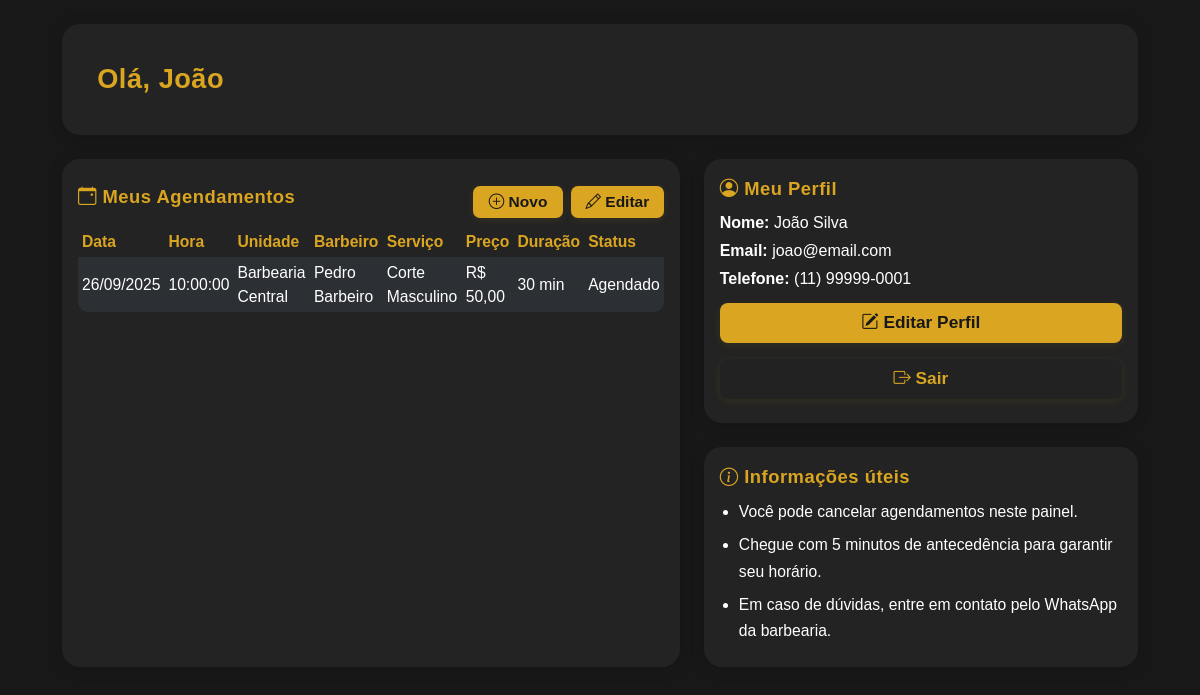
/usuario/index_usuario.php (signed in), run on the app's committed database.
### tables this page shows
CREATE TABLE IF NOT EXISTS `Cliente` (
  `idCliente` INT NOT NULL AUTO_INCREMENT,
  `nomeCliente` VARCHAR(100) NOT NULL,
  `emailCliente` VARCHAR(100) NOT NULL UNIQUE,
  `telefoneCliente` VARCHAR(20) NOT NULL,
  `senhaCliente` VARCHAR(255) NOT NULL,
  PRIMARY KEY (`idCliente`));

CREATE TABLE IF NOT EXISTS `Agendamento` (
  `idAgendamento` INT NOT NULL AUTO_INCREMENT,
  `data` DATE NOT NULL,
  `hora` TIME NOT NULL,
  `statusAgendamento` ENUM('Agendado', 'Cancelado', 'Finalizado') NOT NULL,
  `Cliente_idCliente` INT NOT NULL,
  `Barbeiro_idBarbeiro` INT NOT NULL,
  `Unidade_idUnidade` INT NOT NULL,
  PRIMARY KEY (`idAgendamento`),
  CONSTRAINT `fk_Agendamento_Cliente1`
    FOREIGN KEY (`Cliente_idCliente`)
    REFERENCES `Cliente` (`idCliente`)
    ON DELETE CASCADE
    ON UPDATE CASCADE,
    CONSTRAINT `fk_Agendamento_Barbeiro`
    FOREIGN KEY (`Barbeiro_idBarbeiro`)
    REFERENCES `Barbeiro` (`idBarbeiro`)
    ON DELETE CASCADE
    ON UPDATE CASCADE,
    CONSTRAINT `uk_Barbeiro_Horario`
    UNIQUE (`Barbeiro_idBarbeiro`, `data`, `hora`));

CREATE TABLE IF NOT EXISTS `Unidade` (
  `idUnidade` INT NOT NULL AUTO_INCREMENT,
  `endereco` VARCHAR(100) NOT NULL,
  `cidade` VARCHAR(45) NOT NULL,
  `estado` VARCHAR(45) NOT NULL,
  `cep` VARCHAR(10) NOT NULL,
  `nomeUnidade` VARCHAR(45) NOT NULL,
  PRIMARY KEY (`idUnidade`));

CREATE TABLE IF NOT EXISTS `Barbeiro` (
  `idBarbeiro` INT NOT NULL AUTO_INCREMENT,
  `nomeBarbeiro` VARCHAR(100) NOT NULL,
  `emailBarbeiro` VARCHAR(100) NOT NULL UNIQUE,
  `telefoneBarbeiro` VARCHAR(20) NOT NULL,
  `senhaBarbeiro` VARCHAR(255) NOT NULL,
  `statusBarbeiro` ENUM('Ativo', 'Inativo') NOT NULL,
  `dataRetorno` DATE DEFAULT NULL,
  `Unidade_idUnidade` INT NOT NULL,
  PRIMARY KEY (`idBarbeiro`),
  CONSTRAINT `fk_Barbeiro_Unidade`
    FOREIGN KEY (`Unidade_idUnidade`)
    REFERENCES `Unidade` (`idUnidade`)
    ON DELETE CASCADE
    ON UPDATE CASCADE);

CREATE TABLE IF NOT EXISTS `Servico` (
  `idServico` INT NOT NULL AUTO_INCREMENT,
  `nomeServico` VARCHAR(100) NOT NULL,
  `descricaoServico` VARCHAR(255) NOT NULL,
  `duracaoPadrao` INT NOT NULL,
  `precoServico` DECIMAL(10,2) NOT NULL,
  PRIMARY KEY (`idServico`));

CREATE TABLE IF NOT EXISTS `Agendamento_has_Servico` (
  `Agendamento_idAgendamento` INT NOT NULL,
  `Servico_idServico` INT NOT NULL,
  `precoFinal` DECIMAL(10,2) NOT NULL,
  `tempoEstimado` INT NOT NULL,
  PRIMARY KEY (`Agendamento_idAgendamento`, `Servico_idServico`),
  CONSTRAINT `fk_AgServ_Agendamento`
    FOREIGN KEY (`Agendamento_idAgendamento`)
    REFERENCES `Agendamento` (`idAgendamento`)
    ON DELETE CASCADE
    ON UPDATE CASCADE,
  CONSTRAINT `fk_AgServ_Servico`
    FOREIGN KEY (`Servico_idServico`)
    REFERENCES `Servico` (`idServico`)
    ON DELETE CASCADE
    ON UPDATE CASCADE);

### usuario/index_usuario.php (the view, shortened to what this page needs)
<?php
$bd = new Banco();
$conn = $bd->getConexao();
$idCliente = $_SESSION['usuario_id'];
$stmt = $conn->prepare("SELECT nomeCliente, emailCliente, telefoneCliente FROM Cliente WHERE idCliente = ?");
$stmt->bind_param("i", $idCliente);
$stmt->execute();
$stmt->bind_result($nomeCompleto, $email, $telefone);
$primeiroNome = explode(' ', trim($nomeCompleto))[0];
$stmt2 = $conn->prepare("
SELECT a.idAgendamento, a.data, a.hora, u.nomeUnidade, b.nomeBarbeiro, s.nomeServico, ahs.precoFinal, ahs.tempoEstimado, a.statusAgendamento
FROM Agendamento a
JOIN Unidade u ON a.Unidade_idUnidade = u.idUnidade
JOIN Barbeiro b ON a.Barbeiro_idBarbeiro = b.idBarbeiro
JOIN Agendamento_has_Servico ahs ON a.idAgendamento = ahs.Agendamento_idAgendamento
JOIN Servico s ON ahs.Servico_idServico = s.idServico
WHERE a.Cliente_idCliente = ?
ORDER BY a.data DESC, a.hora DESC
");
$stmt2->bind_param("i", $idCliente);
$stmt2->execute();
$result = $stmt2->get_result();
?>
<!DOCTYPE html>
<html lang="pt-br">
<head>
    <link href="https://cdn.jsdelivr.net/npm/bootstrap@5.3.2/dist/css/bootstrap.min.css" rel="stylesheet">
    <link href="https://cdn.jsdelivr.net/npm/bootstrap-icons@1.11.1/font/bootstrap-icons.css" rel="stylesheet">
    <link rel="stylesheet" href="dashboard_usuario.css">
</head>
<body>
<div class="container py-4">
    <div class="row mb-4">
        <div class="col-12">
            <div class="dashboard-card dashboard-welcome-card">
                <span class="dashboard-welcome-text">Olá, <?= htmlspecialchars($primeiroNome) ?></span>
            </div>
        </div>
    </div>
    <div class="row g-4 justify-content-center">
        <div class="col-12 col-lg-7 d-flex align-items-stretch">
            <div class="dashboard-card p-3 flex-fill d-flex flex-column">
                <div class="d-flex justify-content-between align-items-center mb-2 flex-wrap gap-2">
                    <div class="dashboard-section-title mb-0"><i class="bi bi-calendar-event"></i> Meus Agendamentos</div>
                    <div class="row gx-2">
                        <div class="col-auto">
                            <a href="../agendamento.php" class="dashboard-action dashboard-btn-small"><i class="bi bi-plus-circle"></i> Novo</a>
                        </div>
                        <div class="col-auto">
                            <a href="agendamentos_usuario.php" class="dashboard-action dashboard-btn-small"><i class="bi bi-pencil"></i> Editar</a>
                        </div>
                    </div>
                </div>
                <div class="table-responsive flex-fill">
                <table class="table table-dark table-striped table-sm align-middle mb-0 dashboard-table">
                    <thead>
                        <tr>
                            <th>Data</th>
                            <th>Hora</th>
                            <th>Unidade</th>
                            <th>Barbeiro</th>
                            <th>Serviço</th>
                            <th>Preço</th>
                            <th>Duração</th>
                            <th>Status</th>
                        </tr>
                    </thead>
                    <tbody>
                        <?php if($result->num_rows > 0): ?>
                            <?php while($row = $result->fetch_assoc()) { ?>
                                <tr>
                                    <td><?= date('d/m/Y', strtotime($row['data'])) ?></td>
                                    <td><?= $row['hora'] ?></td>
                                    <td><?= htmlspecialchars($row['nomeUnidade']) ?></td>
                                    <td><?= htmlspecialchars($row['nomeBarbeiro']) ?></td>
                                    <td><?= htmlspecialchars($row['nomeServico']) ?></td>
                                    <td>R$ <?= number_format($row['precoFinal'],2,',','.') ?></td>
                                    <td><?= $row['tempoEstimado'] ?> min</td>
                                    <td><?= htmlspecialchars($row['statusAgendamento']) ?></td>
                                </tr>
                            <?php } ?>
                        <?php else: ?>
                            <tr><td colspan="8" class="text-center text-warning">Nenhum agendamento encontrado. <a href="../agendamento.php" class="dashboard-action dashboard-btn-small">Agende agora</a></td></tr>
                        <?php endif; ?>
                    </tbody>
                </table>
                </div>
            </div>
        </div>
        <div class="col-12 col-lg-5 d-flex flex-column gap-4">
            <div class="dashboard-card p-3 flex-fill mb-0">
                <div class="dashboard-section-title mb-2"><i class="bi bi-person-circle"></i> Meu Perfil</div>
                <div class="mb-1"><b>Nome:</b> <?= htmlspecialchars($nomeCompleto) ?></div>
                <div class="mb-1"><b>Email:</b> <?= htmlspecialchars($email) ?></div>
                <div class="mb-1"><b>Telefone:</b> <?= htmlspecialchars($telefone) ?></div>
                <a href="editar_perfil.php" class="dashboard-action mt-2 w-100"><i class="bi bi-pencil-square"></i> Editar Perfil</a>
                <a href="../logout.php" class="dashboard-action mt-2 w-100 dashboard-btn-logout"><i class="bi bi-box-arrow-right"></i> Sair</a>
            </div>
            <div class="dashboard-card p-3 flex-fill mb-0">
                <div class="dashboard-section-title mb-2"><i class="bi bi-info-circle"></i> Informações úteis</div>
                <ul class="dashboard-info-list">
                    <li>Você pode cancelar agendamentos neste painel.</li>
                    <li>Chegue com 5 minutos de antecedência para garantir seu horário.</li>
                    <li>Em caso de dúvidas, entre em contato pelo WhatsApp da barbearia.</li>
                </ul>
            </div>
        </div>
    </div>
</div>
</body>
</html>

### usuario/dashboard_usuario.css (style rules this page uses)
body { background: #181818; color: #fff; font-family: 'Montserrat', Arial, sans-serif; min-height: 100vh; }
.container { max-width: 1100px; margin: 0 auto; }
.dashboard-card { background: #232323; border-radius: 18px; box-shadow: 0 2px 16px 0 rgba(0,0,0,0.12); color: #fff; border: none; margin-bottom: 0; padding: 1.5rem 1.2rem 1.2rem 1.2rem; transition: box-shadow 0.2s, transform 0.2s; min-width: 320px; max-width: 100%; width: 100%; display: flex; flex-direction: column; align-items: stretch; }
.dashboard-section-title { font-size: 1.15rem; font-weight: 600; color: #daa520; margin-bottom: 0.7rem; letter-spacing: 0.5px; }
.dashboard-action { background: #daa520; color: #181818 !important; border-radius: 8px; padding: 0.45rem 1.2rem; font-weight: 600; font-size: 1.08rem; text-decoration: none; transition: background 0.2s, color 0.2s, box-shadow 0.2s; border: none; display: inline-block; box-shadow: 0 2px 8px 0 rgba(218,165,32,0.10); margin-bottom: 0.5rem; }
.dashboard-card .dashboard-action { margin-top: 0.7rem; width: 100%; text-align: center; }
.table-responsive { margin-bottom: 0.5rem; }
table.table { background: transparent; border-radius: 10px; overflow: hidden; font-size: 0.98rem; }
table.table th, table.table td { border: none; vertical-align: middle; }
table.table th { color: #daa520; font-weight: 600; background: #232323; }
table.table-striped > tbody > tr:nth-of-type(odd) { background-color: #202020; }
ul { margin-bottom: 0; padding-left: 1.2rem; }
ul li { color: #fff; font-size: 0.98rem; margin-bottom: 0.4rem; }
.dashboard-welcome-card { padding: 2.2rem 1.5rem 2.2rem 2.2rem; font-size: 1.7rem; font-weight: 700; letter-spacing: 0.5px; background: #232323; border-radius: 18px; box-shadow: 0 2px 16px 0 rgba(0,0,0,0.12); color: #daa520; margin-bottom: 0; text-align: left; }
.dashboard-welcome-text { color: #daa520; font-size: 1.7rem; font-weight: 700; letter-spacing: 0.5px; }
.dashboard-btn-small { padding: 0.25rem 0.9rem !important; font-size: 0.97rem !important; min-width: 90px; border-radius: 7px; margin-bottom: 0 !important; }
.dashboard-btn-logout { background: #222 !important; color: #daa520 !important; }
.dashboard-table { font-size: 0.98rem; }
.dashboard-info-list { color: #fff; line-height: 1.7; font-size: 0.98rem; margin-bottom: 0; padding-left: 1.2rem; }

### data on the page
cliente: nomeCliente "João", nomeCliente "João Silva", emailCliente "joao@email.com", telefoneCliente "(11) 99999-0001"
agendamento: data "26/09/2025", hora "10:00:00", unidade.nomeUnidade "Barbearia Central", Barbeiro_idBarbeiro.nomeBarbeiro "Pedro Barbeiro", servico.nomeServico "Corte Masculino", agendamento_has_servico.precoFinal "50,00", agendamento_has_servico.tempoEstimado "30", statusAgendamento "Agendado"
